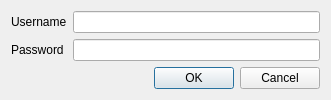
<?xml version="1.0" encoding="UTF-8"?>
<ui version="4.0">
 <class>LoginDialog</class>
 <widget class="QDialog" name="LoginDialog">
  <property name="geometry">
   <rect>
    <x>0</x>
    <y>0</y>
    <width>331</width>
    <height>100</height>
   </rect>
  </property>
  <property name="windowTitle">
   <string>Intervention Manager Login</string>
  </property>
  <layout class="QGridLayout" name="gridLayout">
   <item row="0" column="0">
    <layout class="QFormLayout" name="formLayout">
     <item row="0" column="0">
      <widget class="QLabel" name="usernameLabel">
       <property name="text">
        <string>Username</string>
       </property>
      </widget>
     </item>
     <item row="0" column="1">
      <widget class="QLineEdit" name="usernameField"/>
     </item>
     <item row="1" column="0">
      <widget class="QLabel" name="passwordLabel">
       <property name="text">
        <string>Password</string>
       </property>
      </widget>
     </item>
     <item row="1" column="1">
      <widget class="QLineEdit" name="passwordField">
       <property name="frame">
        <bool>true</bool>
       </property>
       <property name="echoMode">
        <enum>QLineEdit::Password</enum>
       </property>
       <property name="placeholderText">
        <string/>
       </property>
      </widget>
     </item>
    </layout>
   </item>
   <item row="1" column="0">
    <widget class="QDialogButtonBox" name="buttonBox">
     <property name="orientation">
      <enum>Qt::Horizontal</enum>
     </property>
     <property name="standardButtons">
      <set>QDialogButtonBox::Cancel|QDialogButtonBox::Ok</set>
     </property>
     <property name="centerButtons">
      <bool>false</bool>
     </property>
    </widget>
   </item>
  </layout>
 </widget>
 <resources/>
 <connections>
  <connection>
   <sender>buttonBox</sender>
   <signal>accepted()</signal>
   <receiver>LoginDialog</receiver>
   <slot>accept()</slot>
   <hints>
    <hint type="sourcelabel">
     <x>248</x>
     <y>254</y>
    </hint>
    <hint type="destinationlabel">
     <x>157</x>
     <y>274</y>
    </hint>
   </hints>
  </connection>
  <connection>
   <sender>buttonBox</sender>
   <signal>rejected()</signal>
   <receiver>LoginDialog</receiver>
   <slot>reject()</slot>
   <hints>
    <hint type="sourcelabel">
     <x>316</x>
     <y>260</y>
    </hint>
    <hint type="destinationlabel">
     <x>286</x>
     <y>274</y>
    </hint>
   </hints>
  </connection>
 </connections>
</ui>
